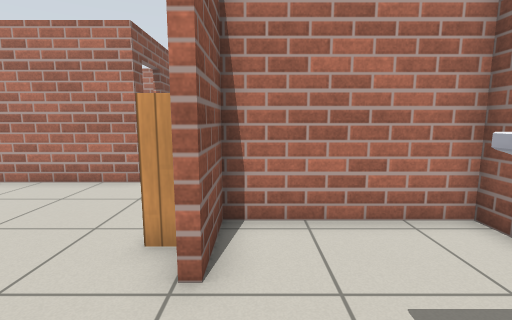
[1] (above)

20 first-person views from a walk through a Gazebo world. The camera is 1 m above the floor, tilts 8° down and sees 85° across. The floor is counted in squares, 0.5 m on a side. Each view is taken from the middle of a square. On the plan, view 1 faces up. The plan holds only what a view shows up to about 17 squares ahead; the rest is blank. Robots are left out. Gazebo's built-in surfaces are drawn with simple patterns. Some stock models are drawn as simple stand-ins.

[2]
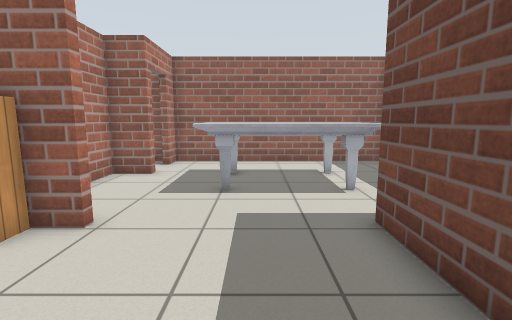

[3]
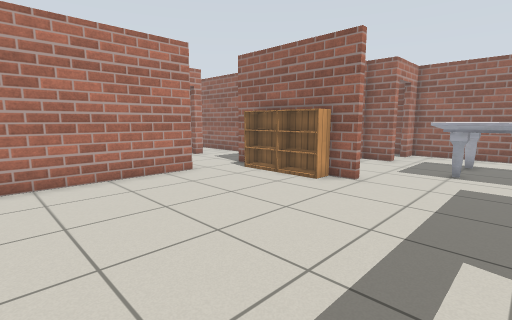

[4]
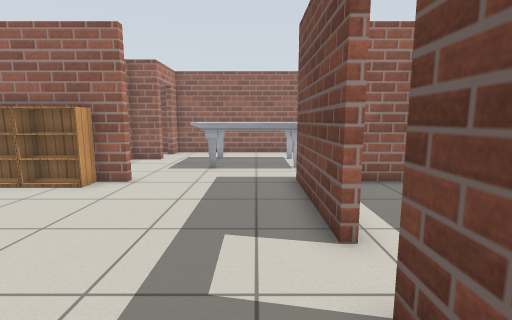

[5]
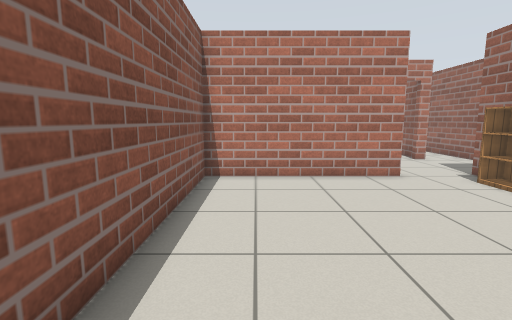

[6]
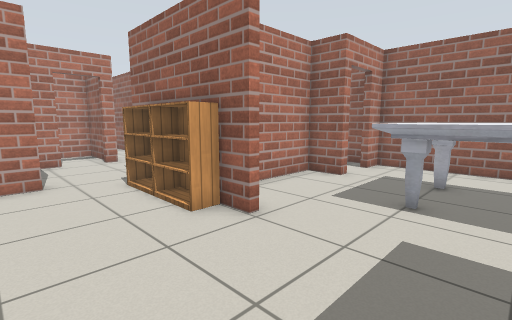

[7]
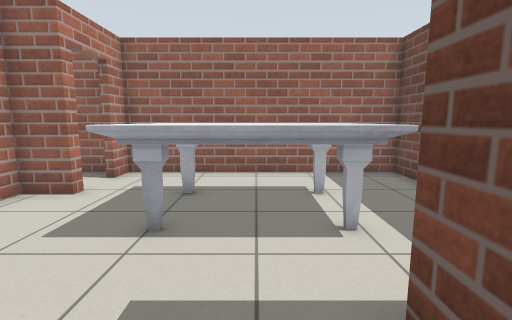

[8]
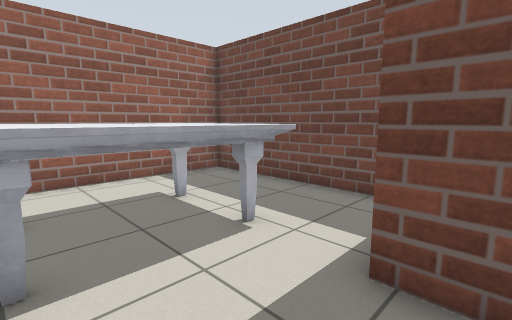

[9]
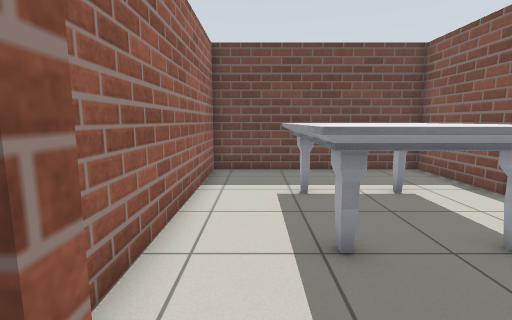

[10]
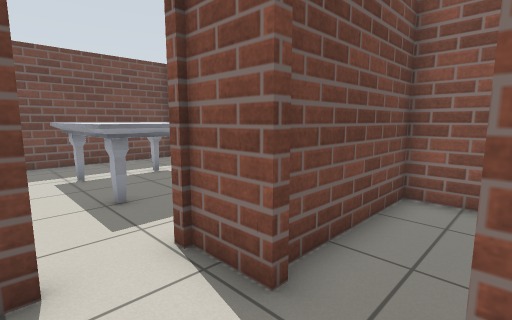

[11]
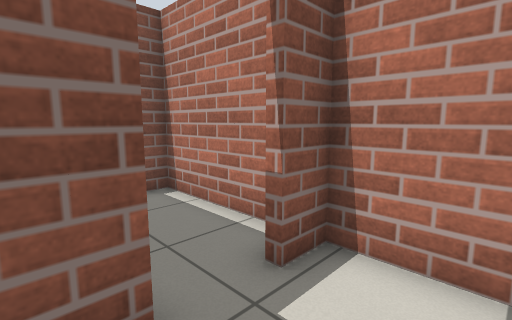

[12]
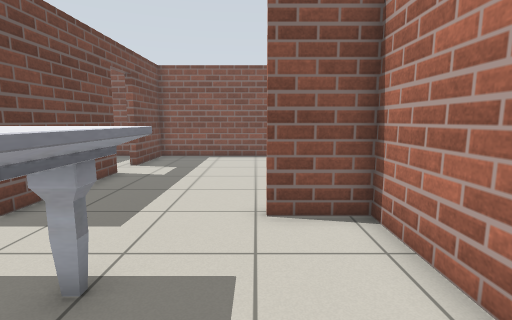

[13]
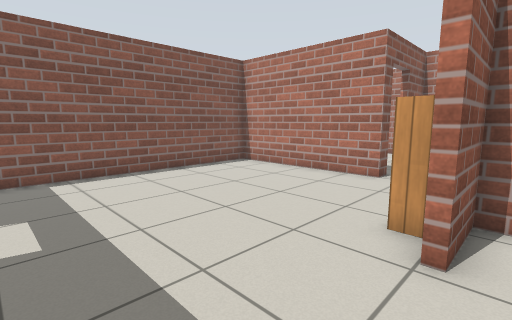

[14]
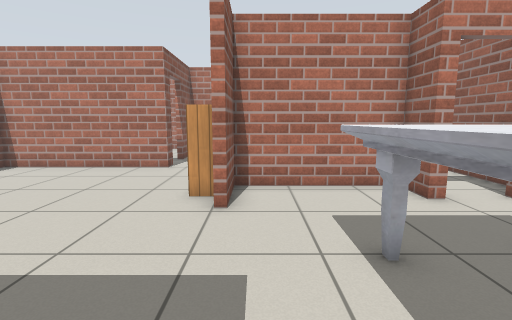

[15]
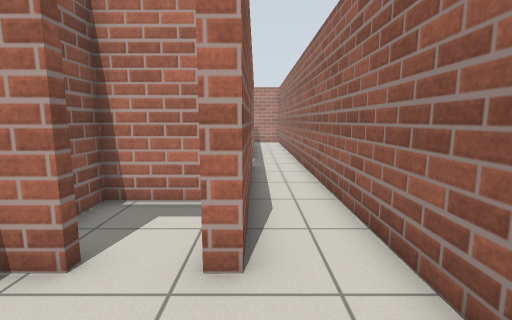

[16]
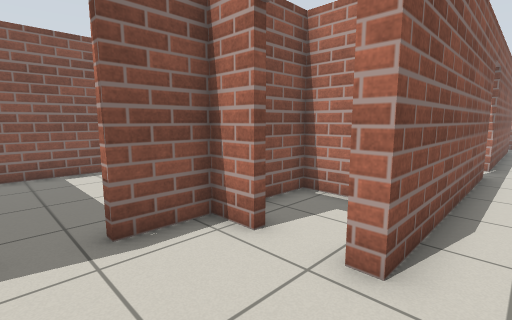

[17]
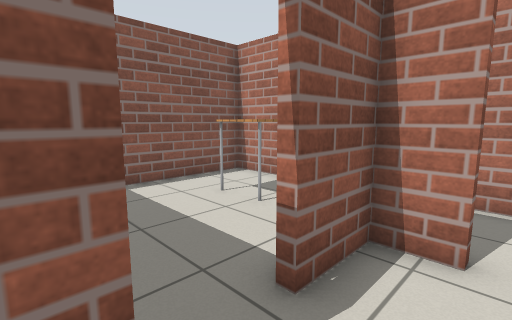

[18]
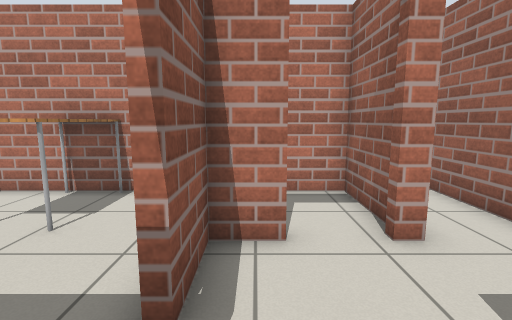

[19]
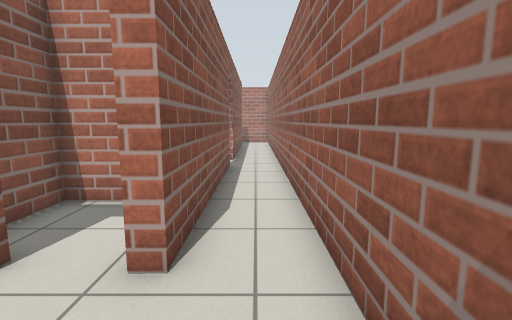

[20]
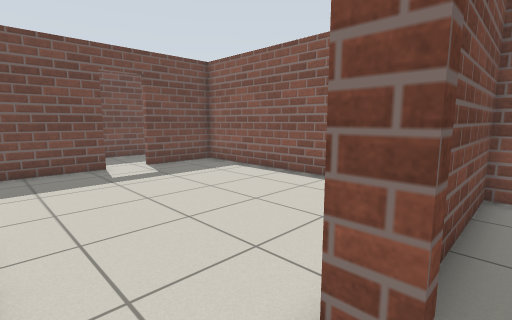

### Floor plan
Points are (right, up) in squares from view 1. A wall is a line through its corners. A room is listed if a view was taken in it or the views show most of it. See-through windows are left out.
Room 1 (views 1, 12, 13, 14)
walls: (-0.7, -2.4) (-0.7, -6.4) (7.7, -6.4) (7.7, 4) (6.7, 4); (4.7, 4) (4.4, 4) (4.4, 5.4) (-0.7, 5.4) (-0.7, 3.1)
ways out: opening at (-1, 1) to room 2; open door at (5.5, 4) to room 3
objects: marble table (1, -4) to (5, 2)
Room 2 (views 2, 3, 4, 5, 6, 7, 8)
walls: (-1, 3.1) (-1, 9.2); (-0.7, 5.7) (4.1, 5.7); (-3.8, 8.9) (-10.8, 8.9) (-10.8, -2.4) (-7.5, -2.4); (-5.7, -2.4) (-0.7, -2.4); (3.4, 8.9) (-0.7, 8.9) (-0.7, 8.2)
ways out: opening at (-1, 1) to room 1; open door at (4.7, 6.7) to room 3; opening at (-2.5, 9) to room 5; open door at (-6.5, -2)
objects: bookshelf (-2, 5) to (-1, 6); bookshelf (-2, 7) to (-1, 8)
Room 3 (views 9, 10, 11)
walls: (4.7, 6) (4.7, 4); (7, 8.9) (4.7, 8.9) (4.7, 7.8); (7.7, 4.5) (7.7, 8.1)
ways out: open door at (5.5, 4) to room 1; open door at (4.7, 6.7) to room 2
Room 4 (views 15, 16, 19)
walls: (-0.2, 22.4) (-0.2, 13.5) (-0.8, 13.5); (2.1, 11) (2.1, 27.2); (-0.2, 33) (-0.2, 24.1)
ways out: opening at (-0.5, 11.5) to room 5; open door at (0, 23.5)
Room 5 (views 17, 18, 20)
walls: (-3.8, 9.8) (-3.8, 8.9); (-2.5, 13.5) (-3.8, 13.5) (-3.8, 11.4)
ways out: opening at (-2.5, 9) to room 2; opening at (-0.5, 11.5) to room 4; open door at (-4, 10.5) to room 6; open door at (-1.5, 14) to room 7
Room 6 (no view inside)
walls: (-5.8, 16.8) (-10.8, 16.8) (-10.8, 9.2) (-6.4, 9.2)
ways out: open door at (-4, 10.5) to room 5
objects: table (-8, 14) to (-7, 16)
Room 7 (no view inside)
walls: (-0.5, 14.1) (-0.5, 16.8) (-3.8, 16.8) (-3.8, 15.1)
ways out: open door at (-1.5, 14) to room 5

Positions as (right, up) in squares from view 1, and headings:
1: (0, 0), facing up
2: (-6, 0), facing right
3: (-10, -1), facing up-right
4: (-10, -1), facing right
5: (-9, -1), facing up
6: (-5, -1), facing up-right
7: (-3, -1), facing right
8: (-2, 1), facing down-right
9: (6, 5), facing down
10: (7, 8), facing down-left
11: (7, 5), facing up-left
12: (5, 3), facing left
13: (0, -1), facing up-left
14: (0, -3), facing up
15: (0, 10), facing up
16: (1, 10), facing up-left
17: (-2, 9), facing up-left
18: (-3, 9), facing up
19: (1, 10), facing up
20: (-2, 10), facing down-left
